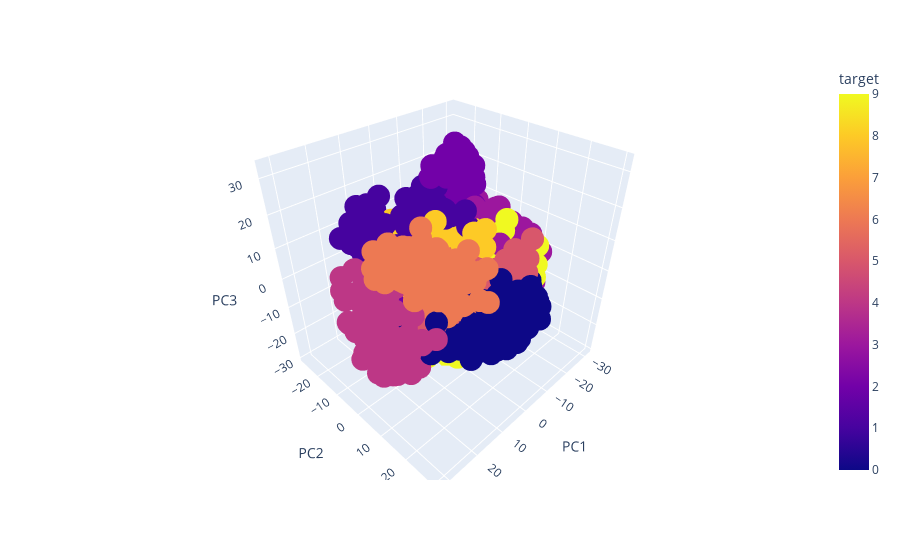

Write notebook code for a chart like this one.
### Markdown cell above
## Vistualizing 65 columns dataset as 3 Dimenstion representation

### Code cell
fig = px.scatter_3d(data_frame=df_trf, x=df_trf["PC1"], y=df_trf["PC2"], z=df_trf["PC3"],
              color=df_trf["target"])
fig.show()

### Figure 1 — Plotly figure (JSON) as saved in the notebook; plotly's stock layout.template omitted (floating-point values rounded to 4 significant figures; data arrays with more than 128 entries replaced by an {"elided": "..."} marker saying what was removed)
{"data": [{"hovertemplate": "PC1=%{x}<br>PC2=%{y}<br>PC3=%{z}<br>target=%{marker.color}<extra></extra>", "legendgroup": "", "marker": {"color": {"elided": "1797 int values"}, "coloraxis": "coloraxis", "symbol": "circle"}, "mode": "markers", "name": "", "scene": "scene", "showlegend": false, "type": "scatter3d", "x": {"elided": "1797 float values"}, "y": {"elided": "1797 float values"}, "z": {"elided": "1797 float values"}}], "layout": {"coloraxis": {"colorbar": {"title": {"text": "target"}}, "colorscale": [[0, "#0d0887"], [0.1111, "#46039f"], [0.2222, "#7201a8"], [0.3333, "#9c179e"], [0.4444, "#bd3786"], [0.5556, "#d8576b"], [0.6667, "#ed7953"], [0.7778, "#fb9f3a"], [0.8889, "#fdca26"], [1, "#f0f921"]]}, "legend": {"tracegroupgap": 0}, "margin": {"t": 60}, "scene": {"domain": {"x": [0, 1], "y": [0, 1]}, "xaxis": {"title": {"text": "PC1"}}, "yaxis": {"title": {"text": "PC2"}}, "zaxis": {"title": {"text": "PC3"}}}}}
